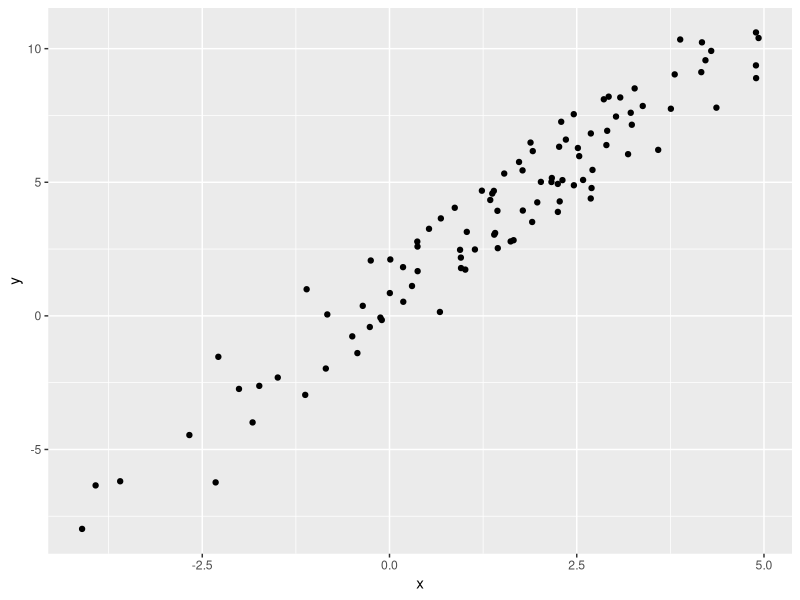

The R source for this figure:
## ---- chunk 1
library(tidyverse)
## ---- chunk 2
plot_df =
  tibble(
    x = rnorm(100, mean = 1, sd = 2),
    y = 1 + 2 * x + rnorm(100)
  )
## ---- chunk 3
plot_df |> 
  ggplot(aes(x = x, y = y)) + 
  geom_point()
